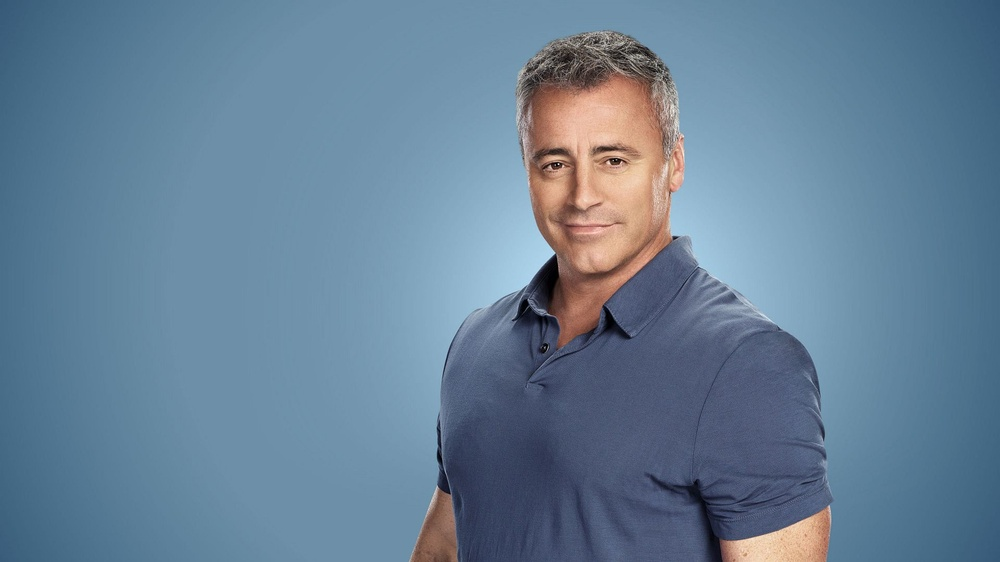
#> input picture Resources/man.jpg, 1000 x 562 px, shrunk from 1920 x 1080 before the run
$ jupyter execute CartoonFilter.ipynb
#> lines starting #> are read from the running program, lines starting #| are printed output that depends on the picture; after the words box and inside, x2 and y2 are one past the last pixel; in counts of white or black regions, pixels touching at a corner belong together
[cell 1]
import cv2
import matplotlib.pyplot as plt
import numpy as np

[cell 2]
#Convenience function to display image
def showImage(image, isColor = True):
    plt.figure(figsize=(8, 6))
    if(isColor):
        plt.imshow(image)
    else:
        plt.imshow(image, cmap='gray')

[cell 3]
def applyKernel(image, kernel):

    output = cv2.filter2D(image,-1,kernel)

    return output

[cell 4]
def applyMask(image, mask):
    return cv2.bitwise_and(image, mask)

[cell 5]
#Read image in
image_path = "./Resources/man.jpg"
raw_image = cv2.imread(image_path)
#> raw_image is the input picture: shape (562, 1000, 3); mean B, G, R 150.3, 128, 102.3
raw_image = cv2.cvtColor(raw_image, cv2.COLOR_BGR2RGB)
showImage(raw_image)

<strong> Cartoonize Image <strong>

In order to cartoonize the image:
1. Get edges from image
2. Greatly limit the color ranges
3. Convert the whole image to grayscale
4. Apply distinct edges back to image

[cell 6]
#This function takes in an image and genrates an edge binary mask
def edgeMask(image):
    # Convert the image to grayscale
    gray = cv2.cvtColor(image, cv2.COLOR_BGR2GRAY)
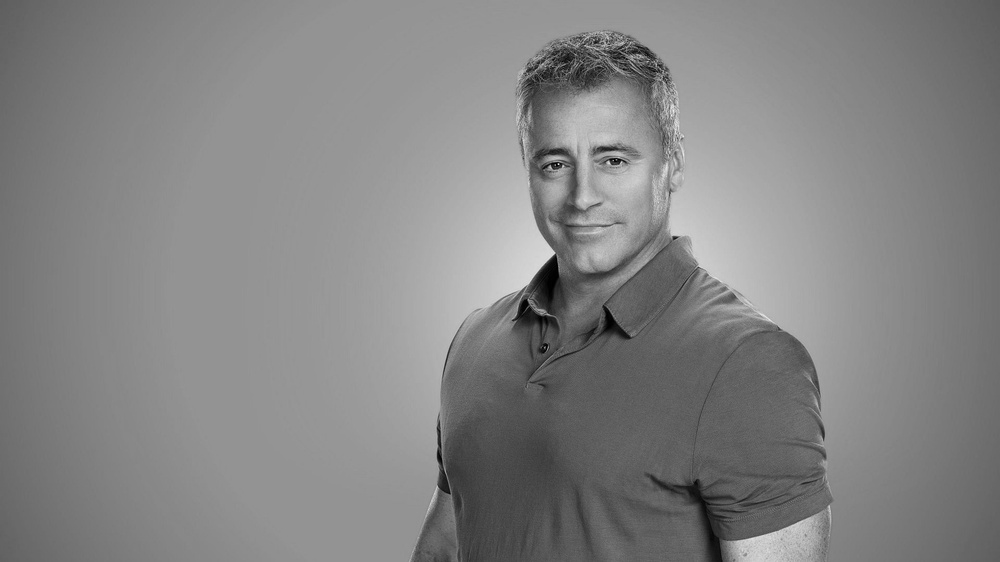
#> gray: shape (562, 1000); min 0, max 243, mean 131.9

    # Smoothen the image but preserve edges
    gray_filtered = cv2.bilateralFilter(gray, 7, 50, 50)

    # Apply the canny filter with medium threshold(30, 60) to extract some edges from the image
    edges = cv2.Canny(gray_filtered, 30, 60)
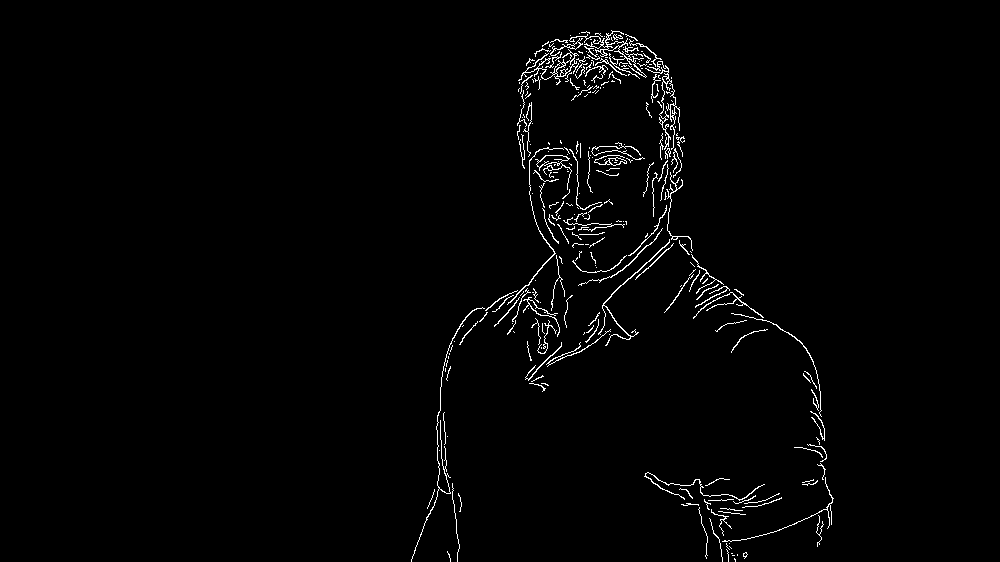
#> edges: shape (562, 1000); 1.6% white in thin lines or dots, all inside (x1, y1, x2, y2) = (411, 30, 834, 562)

    #Create kernel and dilate the image to smoothen out the edge lines
    kernel2 = cv2.getStructuringElement(cv2.MORPH_RECT, (3, 3))
    edges = cv2.dilate(edges, kernel2, iterations = 3)
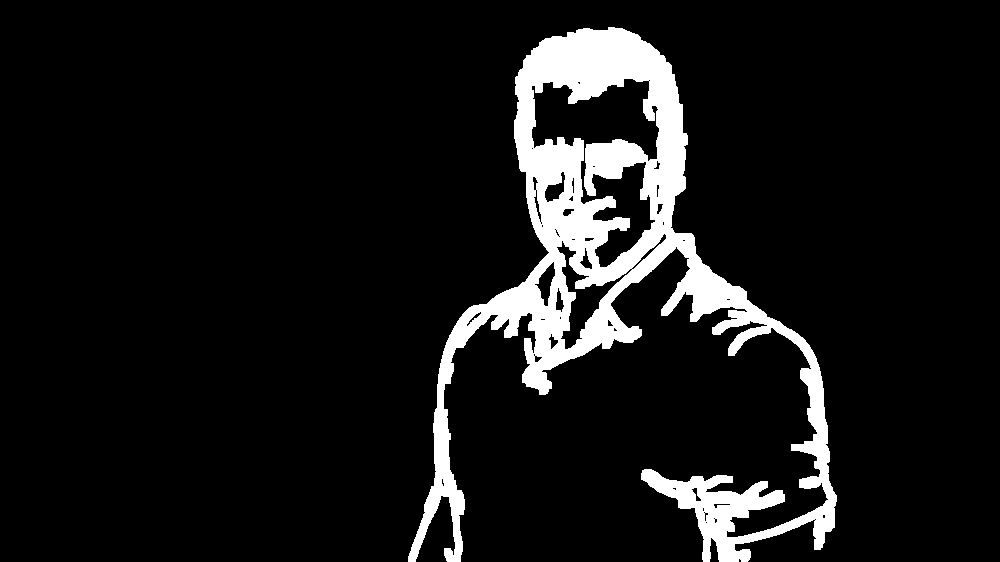
#> edges: shape (562, 1000); 9.1% white; 1 white region, box (x1, y1, x2, y2) and area: (408, 27, 837, 562) 51184

    #Invert the mask from black-white to white-black to enbale application
    ret,edges = cv2.threshold(edges, 200, 255, cv2.THRESH_BINARY_INV)

    return edges

[cell 7]
#This function simplifies the color palette by only allowing multiples of the specified factor
def snapMultipleFilter(image, factor):
    #Divide all alements of the array by the factor
#> called with factor = 90
    temp_array = image * (1/factor)

    #Force all the contents of the array to integers
    temp_array  = temp_array.astype(np.uint8)

    #Multiply back to get approximated but exact mutliples of the factor passed in
    image = temp_array * factor
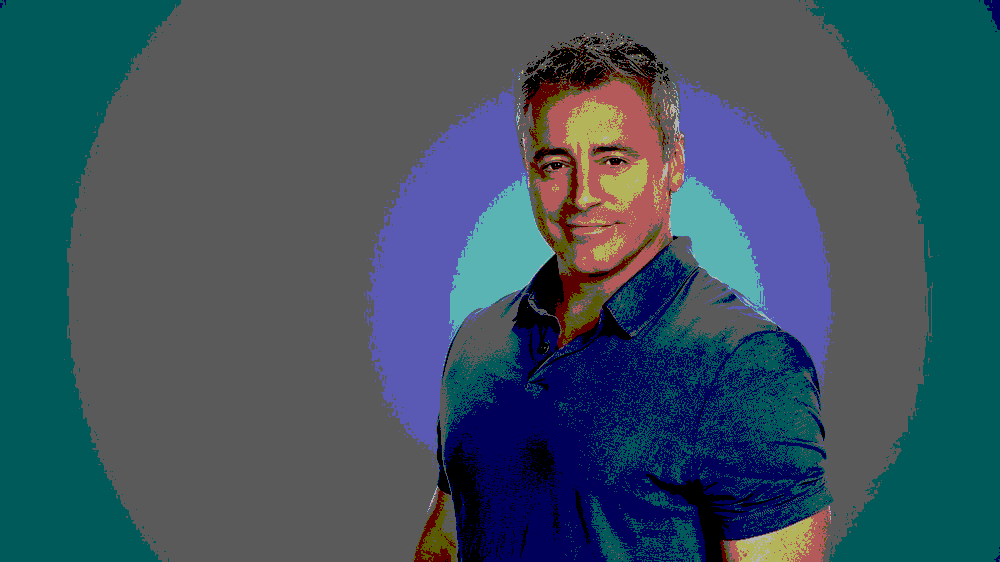
#> image: shape (562, 1000, 3); mean R, G, B 60.3, 82, 95.9

    return image

[cell 8]
#This function brings the filters together
def cartoonizeImage(image):
    #Get the edge mask from the raw image
    mask = edgeMask(image)

    #Simplify the color palette of the image
    image = snapMultipleFilter(image, 90)

    #Convert the image to grayscale
    image = cv2.cvtColor(image, cv2.COLOR_RGB2GRAY)
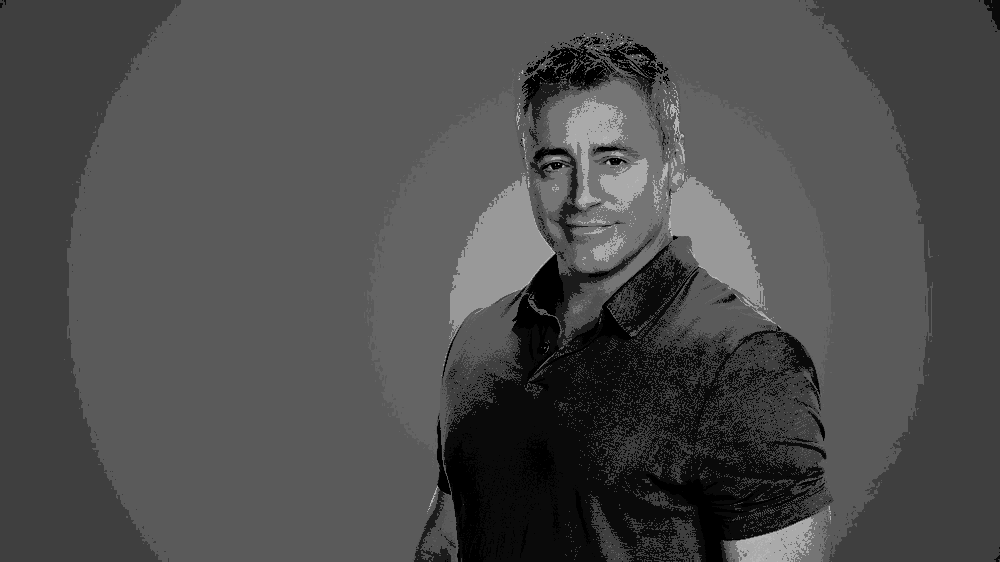
#> image: shape (562, 1000); min 0, max 180, mean 77

    #Apply the edge mask gotten above
    image = applyMask(image, mask)
#> in applyMask, `return cv2.bitwise_and(image, mask)`:
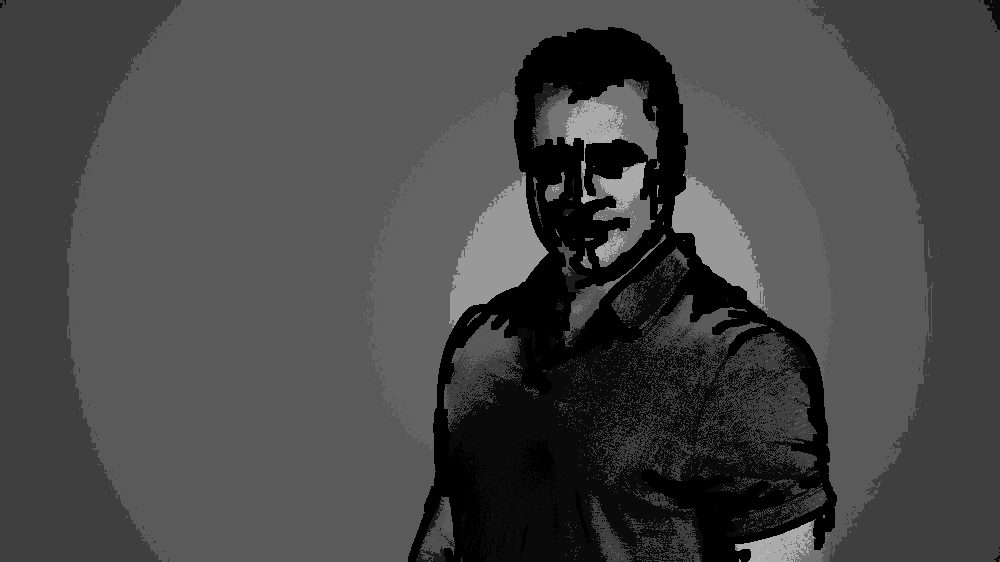
#> returned value: shape (562, 1000); min 0, max 180, mean 70.8

    return image

<strong> Driver Code <strong>

[cell 9]
cartoon_image = cartoonizeImage(raw_image)
showImage(cartoon_image, isColor = False)
